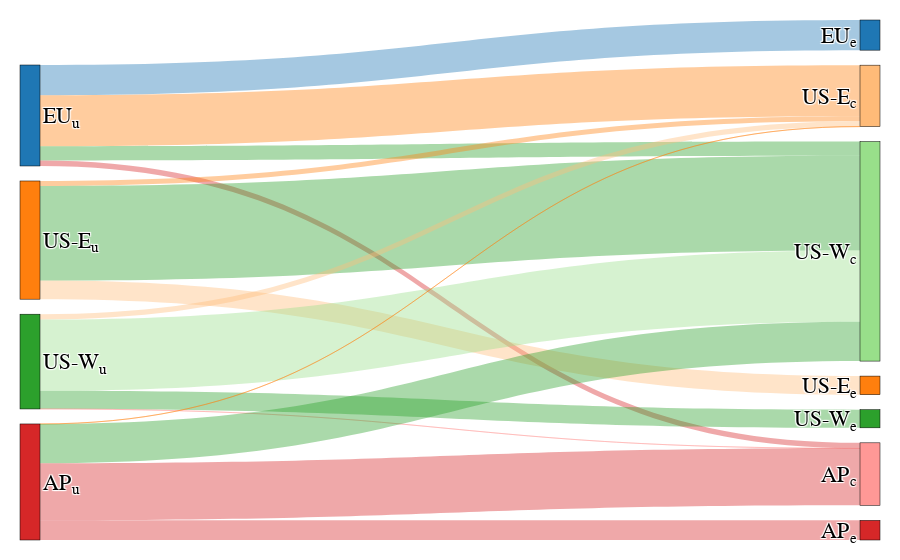
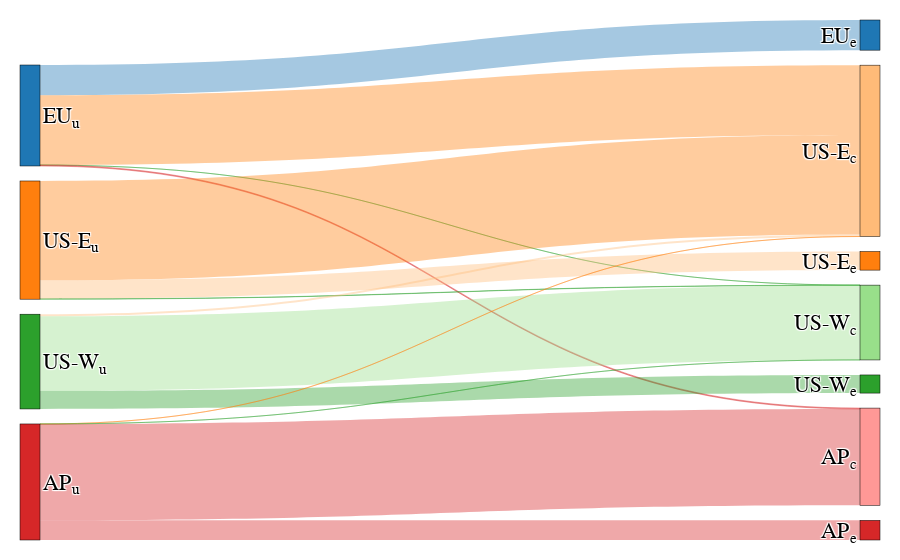
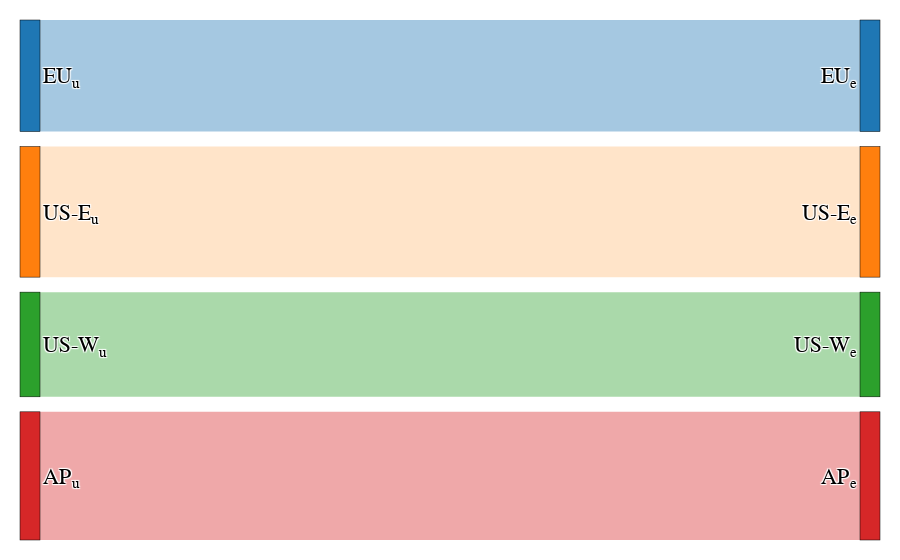
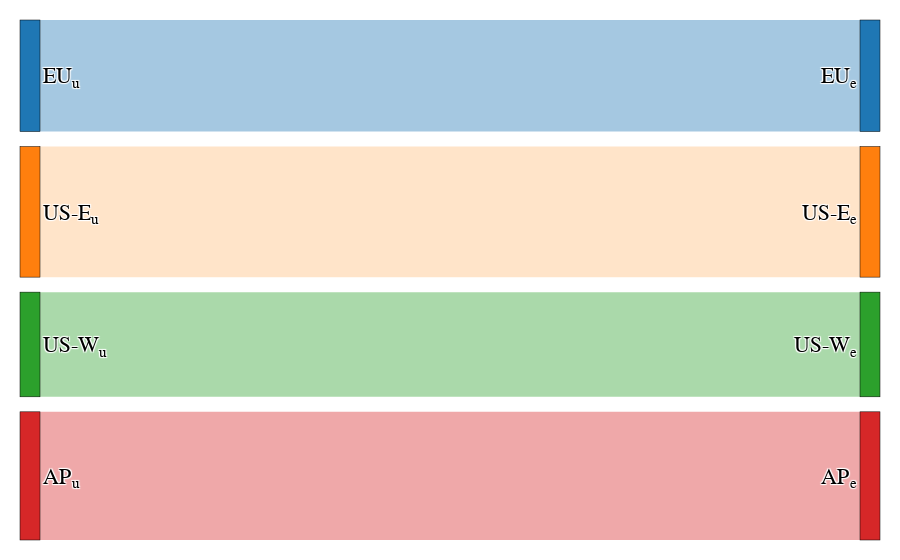

Notebook code for these charts, in order:
### Code cell
def hex_to_rgb(x):
    x = x[1:]
    return tuple(int(x[i : i + 2], 16) for i in (0, 2, 4))


df_s = df_reg_dist_gr[df_reg_dist_gr.Approach == "EdaropC"]


def plot_dist_sankey(df: pd.DataFrame, title: str):
    """Recevies a region distribution DataFrame like this:

       Variant Reg_src Reg_dst      Requests
    0  EdaropC       H       M  2.250685e+07
    1  EdaropC       H       O  2.358489e+07
    2  EdaropC       H      NV  2.323511e+08
    3  EdaropC       H       F -1.862645e-09
    4  EdaropC       H       D  0.000000e+00

    And plots a Sankey plot of how the requests are distributed
    """
    regs_src = df.Reg_src.unique()
    num_src_regs = len(regs_src)

    regs_dst = list(df.Reg_dst.unique())
    regs_dst.reverse()

    label = [*regs_src, *regs_dst]
    label = [clean_label(l) for l in label]

    source = []
    target = []
    value = []
    for rs_i, rs in enumerate(regs_src):
        for rd_i, rd in enumerate(regs_dst):
            source.append(rs_i)
            target.append(num_src_regs + rd_i)
            value.append(
                int(df.query(f"Reg_src == r'{rs}' and Reg_dst == r'{rd}'").Requests.iloc[0])
            )

    secondary_colors = tuple(
        cm.tab20.colors[x] for x in range(1, num_src_regs * 2 + 1, 2)
    )
    node_rgb_color = (
        cm.tab10.colors[:num_src_regs]
        + cm.tab10.colors[:num_src_regs]
        + secondary_colors
    )
    node_color = [matplotlib.colors.rgb2hex(c) for c in node_rgb_color]
    link_color = node_color.copy() * num_src_regs

    link_color = [
        "rgba({},{},{}, 0.4)".format(
            hex_to_rgb(x)[0], hex_to_rgb(x)[1], hex_to_rgb(x)[2]
        )
        for x in link_color
    ]

    fig = go.Figure(
        data=[
            go.Sankey(
                node=dict(
                    pad=15,
                    thickness=20,
                    line=dict(color="black", width=0.5),
                    label=label,
                    color=node_color,
                ),
                link=dict(
                    source=source,
                    target=target,
                    value=value,
                    color=link_color,
                ),
            )
        ]
    )

    fig.update_layout(
        margin=dict(l=20, r=20, t=20, b=20),
        font=dict(family="Arial", size=22, color="Black"),
    )
    fig.show()
    fig.write_image(FIG_DIR / f"dist_{title}.png", scale=2)


for v in variants:
    plot_dist_sankey(df_reg_dist_gr[df_reg_dist_gr.Approach == v], title=v)

### Figure 1 — Plotly figure (JSON) as saved in the notebook; plotly's stock layout.template omitted (floating-point values rounded to 4 significant figures)
{"data": [{"link": {"color": ["rgba(31,119,180, 0.4)", "rgba(255,127,14, 0.4)", "rgba(44,160,44, 0.4)", "rgba(214,39,40, 0.4)", "rgba(31,119,180, 0.4)", "rgba(255,127,14, 0.4)", "rgba(44,160,44, 0.4)", "rgba(214,39,40, 0.4)", "rgba(174,199,232, 0.4)", "rgba(255,187,120, 0.4)", "rgba(152,223,138, 0.4)", "rgba(255,152,150, 0.4)", "rgba(31,119,180, 0.4)", "rgba(255,127,14, 0.4)", "rgba(44,160,44, 0.4)", "rgba(214,39,40, 0.4)", "rgba(31,119,180, 0.4)", "rgba(255,127,14, 0.4)", "rgba(44,160,44, 0.4)", "rgba(214,39,40, 0.4)", "rgba(174,199,232, 0.4)", "rgba(255,187,120, 0.4)", "rgba(152,223,138, 0.4)", "rgba(255,152,150, 0.4)", "rgba(31,119,180, 0.4)", "rgba(255,127,14, 0.4)", "rgba(44,160,44, 0.4)", "rgba(214,39,40, 0.4)", "rgba(31,119,180, 0.4)", "rgba(255,127,14, 0.4)", "rgba(44,160,44, 0.4)", "rgba(214,39,40, 0.4)", "rgba(174,199,232, 0.4)", "rgba(255,187,120, 0.4)", "rgba(152,223,138, 0.4)", "rgba(255,152,150, 0.4)", "rgba(31,119,180, 0.4)", "rgba(255,127,14, 0.4)", "rgba(44,160,44, 0.4)", "rgba(214,39,40, 0.4)", "rgba(31,119,180, 0.4)", "rgba(255,127,14, 0.4)", "rgba(44,160,44, 0.4)", "rgba(214,39,40, 0.4)", "rgba(174,199,232, 0.4)", "rgba(255,187,120, 0.4)", "rgba(152,223,138, 0.4)", "rgba(255,152,150, 0.4)"], "source": [0, 0, 0, 0, 0, 0, 0, 0, 1, 1, 1, 1, 1, 1, 1, 1, 2, 2, 2, 2, 2, 2, 2, 2, 3, 3, 3, 3, 3, 3, 3, 3], "target": [4, 5, 6, 7, 8, 9, 10, 11, 4, 5, 6, 7, 8, 9, 10, 11, 4, 5, 6, 7, 8, 9, 10, 11, 4, 5, 6, 7, 8, 9, 10, 11], "value": [118585235, 0, 0, 0, 0, 200904921, 55808511, 21729398, 0, 73138202, 0, 0, 0, 19505008, 372106547, 0, 0, 0, 71255405, 0, 0, 21040943, 280261958, 36046, 0, 0, 0, 77222416, 0, 47071, 154854703, 224112795]}, "node": {"color": ["#1f77b4", "#ff7f0e", "#2ca02c", "#d62728", "#1f77b4", "#ff7f0e", "#2ca02c", "#d62728", "#aec7e8", "#ffbb78", "#98df8a", "#ff9896"], "label": ["EU<sub>u</sub>", "US-E<sub>u</sub>", "US-W<sub>u</sub>", "AP<sub>u</sub>", "EU<sub>e</sub>", "US-E<sub>e</sub>", "US-W<sub>e</sub>", "AP<sub>e</sub>", "EU<sub>c</sub>", "US-E<sub>c</sub>", "US-W<sub>c</sub>", "AP<sub>c</sub>"], "line": {"color": "black", "width": 0.5}, "pad": 15, "thickness": 20}, "type": "sankey"}], "layout": {"font": {"color": "Black", "family": "Arial", "size": 22}, "margin": {"b": 20, "l": 20, "r": 20, "t": 20}}}

### Figure 2 — Plotly figure (JSON) as saved in the notebook; plotly's stock layout.template omitted (floating-point values rounded to 4 significant figures)
{"data": [{"link": {"color": ["rgba(31,119,180, 0.4)", "rgba(255,127,14, 0.4)", "rgba(44,160,44, 0.4)", "rgba(214,39,40, 0.4)", "rgba(31,119,180, 0.4)", "rgba(255,127,14, 0.4)", "rgba(44,160,44, 0.4)", "rgba(214,39,40, 0.4)", "rgba(174,199,232, 0.4)", "rgba(255,187,120, 0.4)", "rgba(152,223,138, 0.4)", "rgba(255,152,150, 0.4)", "rgba(31,119,180, 0.4)", "rgba(255,127,14, 0.4)", "rgba(44,160,44, 0.4)", "rgba(214,39,40, 0.4)", "rgba(31,119,180, 0.4)", "rgba(255,127,14, 0.4)", "rgba(44,160,44, 0.4)", "rgba(214,39,40, 0.4)", "rgba(174,199,232, 0.4)", "rgba(255,187,120, 0.4)", "rgba(152,223,138, 0.4)", "rgba(255,152,150, 0.4)", "rgba(31,119,180, 0.4)", "rgba(255,127,14, 0.4)", "rgba(44,160,44, 0.4)", "rgba(214,39,40, 0.4)", "rgba(31,119,180, 0.4)", "rgba(255,127,14, 0.4)", "rgba(44,160,44, 0.4)", "rgba(214,39,40, 0.4)", "rgba(174,199,232, 0.4)", "rgba(255,187,120, 0.4)", "rgba(152,223,138, 0.4)", "rgba(255,152,150, 0.4)", "rgba(31,119,180, 0.4)", "rgba(255,127,14, 0.4)", "rgba(44,160,44, 0.4)", "rgba(214,39,40, 0.4)", "rgba(31,119,180, 0.4)", "rgba(255,127,14, 0.4)", "rgba(44,160,44, 0.4)", "rgba(214,39,40, 0.4)", "rgba(174,199,232, 0.4)", "rgba(255,187,120, 0.4)", "rgba(152,223,138, 0.4)", "rgba(255,152,150, 0.4)"], "source": [0, 0, 0, 0, 0, 0, 0, 0, 1, 1, 1, 1, 1, 1, 1, 1, 2, 2, 2, 2, 2, 2, 2, 2, 3, 3, 3, 3, 3, 3, 3, 3], "target": [4, 5, 6, 7, 8, 9, 10, 11, 4, 5, 6, 7, 8, 9, 10, 11, 4, 5, 6, 7, 8, 9, 10, 11, 4, 5, 6, 7, 8, 9, 10, 11], "value": [118585235, 0, 0, 0, 0, 274887622, 14571, 3540637, 0, 73139821, 0, 0, 0, 390562402, 1047534, 0, 0, 0, 71255405, 0, 0, 8142650, 293196297, 0, 0, 0, 0, 77222416, 0, 99875, 2, 378914692]}, "node": {"color": ["#1f77b4", "#ff7f0e", "#2ca02c", "#d62728", "#1f77b4", "#ff7f0e", "#2ca02c", "#d62728", "#aec7e8", "#ffbb78", "#98df8a", "#ff9896"], "label": ["EU<sub>u</sub>", "US-E<sub>u</sub>", "US-W<sub>u</sub>", "AP<sub>u</sub>", "EU<sub>e</sub>", "US-E<sub>e</sub>", "US-W<sub>e</sub>", "AP<sub>e</sub>", "EU<sub>c</sub>", "US-E<sub>c</sub>", "US-W<sub>c</sub>", "AP<sub>c</sub>"], "line": {"color": "black", "width": 0.5}, "pad": 15, "thickness": 20}, "type": "sankey"}], "layout": {"font": {"color": "Black", "family": "Arial", "size": 22}, "margin": {"b": 20, "l": 20, "r": 20, "t": 20}}}

### Figure 3 — Plotly figure (JSON) as saved in the notebook; plotly's stock layout.template omitted (floating-point values rounded to 4 significant figures)
{"data": [{"link": {"color": ["rgba(31,119,180, 0.4)", "rgba(255,127,14, 0.4)", "rgba(44,160,44, 0.4)", "rgba(214,39,40, 0.4)", "rgba(31,119,180, 0.4)", "rgba(255,127,14, 0.4)", "rgba(44,160,44, 0.4)", "rgba(214,39,40, 0.4)", "rgba(174,199,232, 0.4)", "rgba(255,187,120, 0.4)", "rgba(152,223,138, 0.4)", "rgba(255,152,150, 0.4)", "rgba(31,119,180, 0.4)", "rgba(255,127,14, 0.4)", "rgba(44,160,44, 0.4)", "rgba(214,39,40, 0.4)", "rgba(31,119,180, 0.4)", "rgba(255,127,14, 0.4)", "rgba(44,160,44, 0.4)", "rgba(214,39,40, 0.4)", "rgba(174,199,232, 0.4)", "rgba(255,187,120, 0.4)", "rgba(152,223,138, 0.4)", "rgba(255,152,150, 0.4)", "rgba(31,119,180, 0.4)", "rgba(255,127,14, 0.4)", "rgba(44,160,44, 0.4)", "rgba(214,39,40, 0.4)", "rgba(31,119,180, 0.4)", "rgba(255,127,14, 0.4)", "rgba(44,160,44, 0.4)", "rgba(214,39,40, 0.4)", "rgba(174,199,232, 0.4)", "rgba(255,187,120, 0.4)", "rgba(152,223,138, 0.4)", "rgba(255,152,150, 0.4)", "rgba(31,119,180, 0.4)", "rgba(255,127,14, 0.4)", "rgba(44,160,44, 0.4)", "rgba(214,39,40, 0.4)", "rgba(31,119,180, 0.4)", "rgba(255,127,14, 0.4)", "rgba(44,160,44, 0.4)", "rgba(214,39,40, 0.4)", "rgba(174,199,232, 0.4)", "rgba(255,187,120, 0.4)", "rgba(152,223,138, 0.4)", "rgba(255,152,150, 0.4)"], "source": [0, 0, 0, 0, 0, 0, 0, 0, 1, 1, 1, 1, 1, 1, 1, 1, 2, 2, 2, 2, 2, 2, 2, 2, 3, 3, 3, 3, 3, 3, 3, 3], "target": [4, 5, 6, 7, 8, 9, 10, 11, 4, 5, 6, 7, 8, 9, 10, 11, 4, 5, 6, 7, 8, 9, 10, 11, 4, 5, 6, 7, 8, 9, 10, 11], "value": [397028065, 0, 0, 0, 0, 0, 0, 0, 0, 464749757, 0, 0, 0, 0, 0, 0, 0, 0, 372594352, 0, 0, 0, 0, 0, 0, 0, 0, 456236985, 0, 0, 0, 0]}, "node": {"color": ["#1f77b4", "#ff7f0e", "#2ca02c", "#d62728", "#1f77b4", "#ff7f0e", "#2ca02c", "#d62728", "#aec7e8", "#ffbb78", "#98df8a", "#ff9896"], "label": ["EU<sub>u</sub>", "US-E<sub>u</sub>", "US-W<sub>u</sub>", "AP<sub>u</sub>", "EU<sub>e</sub>", "US-E<sub>e</sub>", "US-W<sub>e</sub>", "AP<sub>e</sub>", "EU<sub>c</sub>", "US-E<sub>c</sub>", "US-W<sub>c</sub>", "AP<sub>c</sub>"], "line": {"color": "black", "width": 0.5}, "pad": 15, "thickness": 20}, "type": "sankey"}], "layout": {"font": {"color": "Black", "family": "Arial", "size": 22}, "margin": {"b": 20, "l": 20, "r": 20, "t": 20}}}

### Figure 4 — Plotly figure (JSON) as saved in the notebook; plotly's stock layout.template omitted (floating-point values rounded to 4 significant figures)
{"data": [{"link": {"color": ["rgba(31,119,180, 0.4)", "rgba(255,127,14, 0.4)", "rgba(44,160,44, 0.4)", "rgba(214,39,40, 0.4)", "rgba(31,119,180, 0.4)", "rgba(255,127,14, 0.4)", "rgba(44,160,44, 0.4)", "rgba(214,39,40, 0.4)", "rgba(174,199,232, 0.4)", "rgba(255,187,120, 0.4)", "rgba(152,223,138, 0.4)", "rgba(255,152,150, 0.4)", "rgba(31,119,180, 0.4)", "rgba(255,127,14, 0.4)", "rgba(44,160,44, 0.4)", "rgba(214,39,40, 0.4)", "rgba(31,119,180, 0.4)", "rgba(255,127,14, 0.4)", "rgba(44,160,44, 0.4)", "rgba(214,39,40, 0.4)", "rgba(174,199,232, 0.4)", "rgba(255,187,120, 0.4)", "rgba(152,223,138, 0.4)", "rgba(255,152,150, 0.4)", "rgba(31,119,180, 0.4)", "rgba(255,127,14, 0.4)", "rgba(44,160,44, 0.4)", "rgba(214,39,40, 0.4)", "rgba(31,119,180, 0.4)", "rgba(255,127,14, 0.4)", "rgba(44,160,44, 0.4)", "rgba(214,39,40, 0.4)", "rgba(174,199,232, 0.4)", "rgba(255,187,120, 0.4)", "rgba(152,223,138, 0.4)", "rgba(255,152,150, 0.4)", "rgba(31,119,180, 0.4)", "rgba(255,127,14, 0.4)", "rgba(44,160,44, 0.4)", "rgba(214,39,40, 0.4)", "rgba(31,119,180, 0.4)", "rgba(255,127,14, 0.4)", "rgba(44,160,44, 0.4)", "rgba(214,39,40, 0.4)", "rgba(174,199,232, 0.4)", "rgba(255,187,120, 0.4)", "rgba(152,223,138, 0.4)", "rgba(255,152,150, 0.4)"], "source": [0, 0, 0, 0, 0, 0, 0, 0, 1, 1, 1, 1, 1, 1, 1, 1, 2, 2, 2, 2, 2, 2, 2, 2, 3, 3, 3, 3, 3, 3, 3, 3], "target": [4, 5, 6, 7, 8, 9, 10, 11, 4, 5, 6, 7, 8, 9, 10, 11, 4, 5, 6, 7, 8, 9, 10, 11, 4, 5, 6, 7, 8, 9, 10, 11], "value": [397028065, 0, 0, 0, 0, 0, 0, 0, 0, 464749757, 0, 0, 0, 0, 0, 0, 0, 0, 372594352, 0, 0, 0, 0, 0, 0, 0, 0, 456236985, 0, 0, 0, 0]}, "node": {"color": ["#1f77b4", "#ff7f0e", "#2ca02c", "#d62728", "#1f77b4", "#ff7f0e", "#2ca02c", "#d62728", "#aec7e8", "#ffbb78", "#98df8a", "#ff9896"], "label": ["EU<sub>u</sub>", "US-E<sub>u</sub>", "US-W<sub>u</sub>", "AP<sub>u</sub>", "EU<sub>e</sub>", "US-E<sub>e</sub>", "US-W<sub>e</sub>", "AP<sub>e</sub>", "EU<sub>c</sub>", "US-E<sub>c</sub>", "US-W<sub>c</sub>", "AP<sub>c</sub>"], "line": {"color": "black", "width": 0.5}, "pad": 15, "thickness": 20}, "type": "sankey"}], "layout": {"font": {"color": "Black", "family": "Arial", "size": 22}, "margin": {"b": 20, "l": 20, "r": 20, "t": 20}}}
